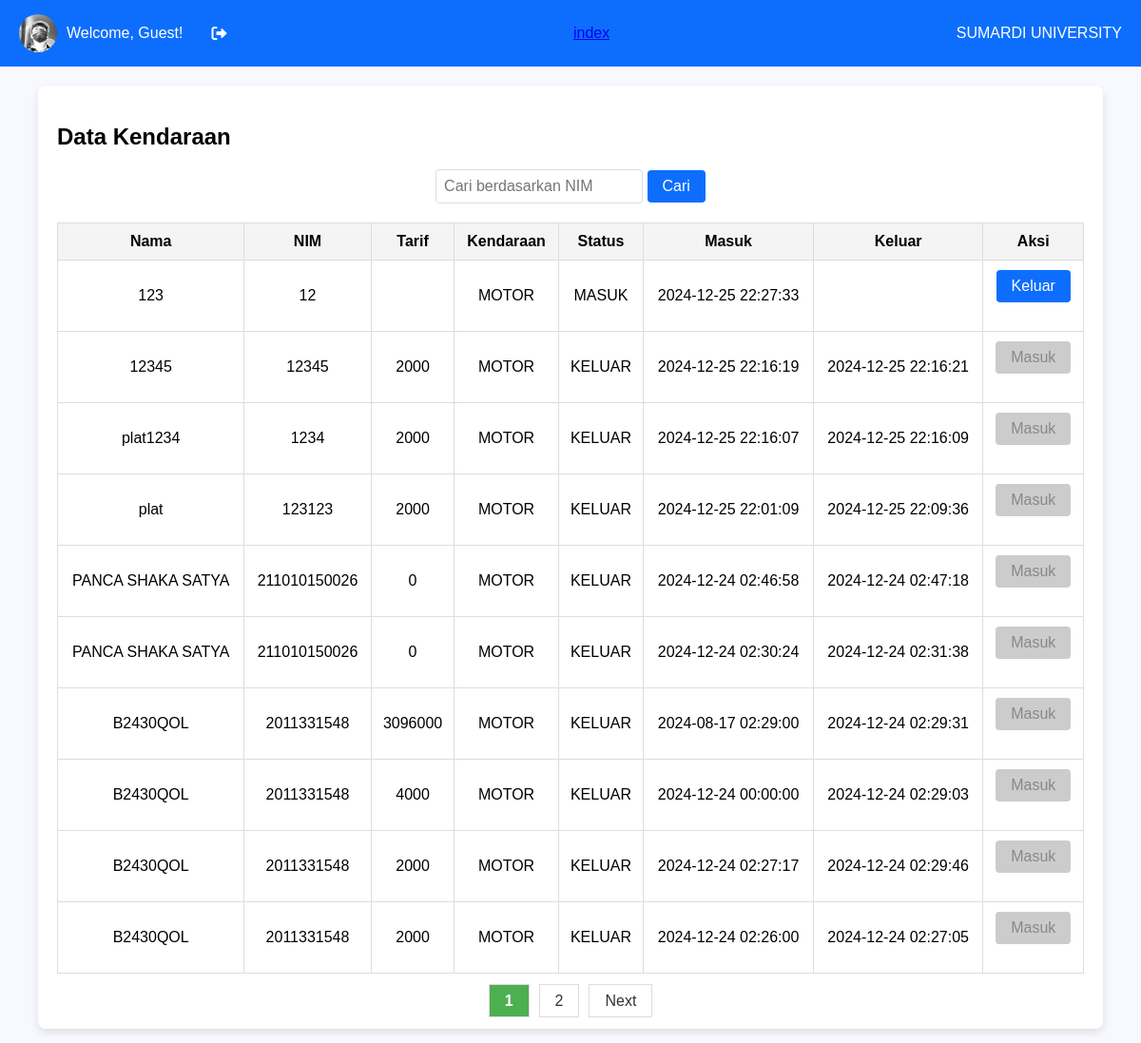
The app's page /data.php with its own data.
### tables this page shows
CREATE TABLE `rfid_logs` (
  `id` int(11) NOT NULL,
  `uid` varchar(50) NOT NULL,
  `scan_time` datetime DEFAULT current_timestamp(),
  `status` enum('KELUAR','MASUK','','') NOT NULL DEFAULT 'MASUK',
  `nim` int(20) NOT NULL,
  `plat` varchar(20) NOT NULL,
  `jenis_kendaraan` enum('MOTOR','MOBIL') NOT NULL,
  `waktu_masuk` datetime DEFAULT NULL,
  `waktu_keluar` datetime DEFAULT NULL,
  `tarif` int(11) DEFAULT NULL
);

CREATE TABLE `rfid_users` (
  `uid` varchar(20) NOT NULL,
  `nama` varchar(100) DEFAULT NULL,
  `nim` varchar(20) DEFAULT NULL
);

### data.php (the view, shortened to what this page needs)
<?php
$Username = isset($_SESSION['Username']) ? $_SESSION['Username'] : 'Guest';
$servername = "localhost";
$username = "root";
$password = "";
$dbname = "rfid_db";
$conn = new mysqli($servername, $username, $password, $dbname);
$search_nim = isset($_GET['search_nim']) ? trim($_GET['search_nim']) : '';
$records_per_page = 10;
$page = isset($_GET['page']) ? (int)$_GET['page'] : 1;
$start_from = ($page - 1) * $records_per_page;
$sql = "SELECT rfid_logs.id, rfid_users.nama, rfid_users.nim, rfid_logs.scan_time, rfid_logs.status,
        rfid_logs.nim as nimLog, rfid_logs.waktu_keluar, rfid_logs.plat, rfid_logs.jenis_kendaraan, rfid_logs.tarif, rfid_logs.waktu_masuk
        FROM rfid_logs
        LEFT JOIN rfid_users ON rfid_logs.uid = rfid_users.uid";
$sql .= " ORDER BY rfid_logs.id DESC LIMIT $start_from, $records_per_page";
$result = $conn->query($sql);
$sql_count = "SELECT COUNT(*) AS total FROM rfid_logs
              LEFT JOIN rfid_users ON rfid_logs.uid = rfid_users.uid";
$count_result = $conn->query($sql_count);
$count_row = $count_result->fetch_assoc();
$total_records = $count_row['total'];
$total_pages = ceil($total_records / $records_per_page);
?>
<!DOCTYPE html>
<html lang="en">
<head>
    <link rel="stylesheet" href="https://cdnjs.cloudflare.com/ajax/libs/font-awesome/6.0.0-beta3/css/all.min.css">
</head>
<body>
    <nav class="navbar-main">
        <div class="user-info">
            <img src="images/fotosaya.jpg" alt="User Photo">
            <div>Welcome, <?php echo htmlspecialchars($Username); ?>!</div>
            <i class="fas fa-sign-out-alt" title="Logout" onclick="window.location.href='logout.php';"></i>
        </div>
        <div>
            <a href="./index.php">index</a>
        </div>
        <div>SUMARDI UNIVERSITY</div>
    </nav>
    <div class="table-container">
        <h2>Data Kendaraan</h2>
        <form method="GET" action="">
            <input type="text" name="search_nim" placeholder="Cari berdasarkan NIM" value="<?php echo isset($_GET['search_nim']) ? htmlspecialchars($_GET['search_nim']) : ''; ?>">
            <button type="submit">Cari</button>
        </form>
        <table>
            <tr>
                <th>Nama</th>
                <th>NIM</th>
                <th>Tarif</th>
                <th>Kendaraan</th>
                <th>Status</th>
                <th>Masuk</th>
                <th>Keluar</th>
                <th>Aksi</th>
            </tr>
            <tbody>
                <?php if ($result->num_rows > 0): ?>
                    <?php while ($row = $result->fetch_assoc()): ?>
                        <tr>
                            <td><?php echo $row['nama'] ? $row['nama'] : $row['plat']; ?></td>
                            <td><?php echo $row['nim'] ? $row['nim'] : $row['nimLog']; ?></td>
                            <td><?php echo $row['tarif']; ?></td>
                            <td><?php echo $row['jenis_kendaraan']; ?></td>
                            <td><?php echo $row['status']; ?></td>
                            <td><?php echo $row['waktu_masuk'] ? $row['waktu_masuk'] : $row['scan_time']; ?></td>
                            <td><?php echo $row['waktu_keluar']; ?></td>
                            <td>
                                <form method="POST">
                                    <button type="submit" <?php echo (!empty($row['waktu_keluar'])) ? 'disabled' : ''; ?>>
                                        <?php echo ($row['status'] == "MASUK") ? "Keluar" : "Masuk"; ?>
                                    </button>
                                </form>
                            </td>
                        </tr>
                    <?php endwhile; ?>
                <?php else: ?>
                    <tr>
                        <td colspan="8">Tidak ada data</td>
                    </tr>
                <?php endif; ?>
            </tbody>
        </table>
        <div class="pagination">
            <?php
            for ($i = 1; $i <= $total_pages; $i++) {
                echo '<a href="?page=' . $i . '&search_nim=' . htmlspecialchars($search_nim) . '"';
                if ($i == $page) {
                    echo ' class="active"';
                }
                echo '>' . $i . '</a>';
            }
            if ($page < $total_pages) {
                echo '<a href="?page=' . ($page + 1) . '&search_nim=' . htmlspecialchars($search_nim) . '">Next</a>';
            }
            ?>
        </div>
    </div>
</body>
</html>

### data.php (style rules this page uses)
body { margin: 0; font-family: Arial, sans-serif; background-color: #F8F8FF; }
.navbar-main { display: flex; justify-content: space-between; align-items: center; background-color: #0d6efd; padding: 15px 20px; color: white; }
.navbar-main .user-info { display: flex; align-items: center; }
.navbar-main img { width: 40px; height: 40px; border-radius: 50%; margin-right: 10px; }
.navbar-main .user-info div { margin-right: 20px; }
.navbar-main .user-info i { margin-left: 10px; cursor: pointer; }
.table-container { margin: 20px auto; width: 90%; padding: 20px; background-color: #fff; border-radius: 8px; box-shadow: 0 4px 8px rgba(0, 0, 0, 0.1); }
.table-container table { width: 100%; border-collapse: collapse; }
.table-container th, .table-container td { border: 1px solid #ddd; padding: 10px; text-align: center; }
.table-container th { background-color: #f4f4f4; }
.pagination { text-align: center; margin-top: 20px; }
.pagination a { padding: 8px 16px; margin: 0 5px; text-decoration: none; border: 1px solid #ddd; color: #333; }
.pagination a.active { font-weight: bold; background-color: #4CAF50; color: white; }
form { margin-bottom: 20px; text-align: center; }
input[type="text"] { padding: 8px; width: 200px; font-size: 16px; border-radius: 4px; border: 1px solid #ddd; }
button { padding: 8px 16px; font-size: 16px; background-color: #0d6efd; color: white; border: none; border-radius: 4px; cursor: pointer; }
button:disabled { background-color: #cccccc; color: #888888; cursor: not-allowed; }

### records on screen
rfid_logs: plat "123", nim "12", jenis_kendaraan "MOTOR", status "MASUK", waktu_masuk "2024-12-25 22:27:33", shows "Keluar"
rfid_logs: plat "12345", nim "12345", tarif "2000", jenis_kendaraan "MOTOR", status "KELUAR", waktu_masuk "2024-12-25 22:16:19", waktu_keluar "2024-12-25 22:16:21", shows "Masuk"
rfid_logs: plat "plat1234", nim "1234", tarif "2000", jenis_kendaraan "MOTOR", status "KELUAR", waktu_masuk "2024-12-25 22:16:07", waktu_keluar "2024-12-25 22:16:09", shows "Masuk"
rfid_logs: plat "plat", nim "123123", tarif "2000", jenis_kendaraan "MOTOR", status "KELUAR", waktu_masuk "2024-12-25 22:01:09", waktu_keluar "2024-12-25 22:09:36", shows "Masuk"
rfid_logs: uid.nama "PANCA SHAKA SATYA", uid.nim "211010150026", tarif "0", jenis_kendaraan "MOTOR", status "KELUAR", scan_time "2024-12-24 02:46:58", waktu_keluar "2024-12-24 02:47:18", shows "Masuk"
rfid_logs: uid.nama "PANCA SHAKA SATYA", uid.nim "211010150026", tarif "0", jenis_kendaraan "MOTOR", status "KELUAR", scan_time "2024-12-24 02:30:24", waktu_keluar "2024-12-24 02:31:38", shows "Masuk"
rfid_logs: plat "B2430QOL", nim "2011331548", tarif "3096000", jenis_kendaraan "MOTOR", status "KELUAR", waktu_masuk "2024-08-17 02:29:00", waktu_keluar "2024-12-24 02:29:31", shows "Masuk"
rfid_logs: plat "B2430QOL", nim "2011331548", tarif "4000", jenis_kendaraan "MOTOR", status "KELUAR", waktu_masuk "2024-12-24 00:00:00", waktu_keluar "2024-12-24 02:29:03", shows "Masuk"
rfid_logs: plat "B2430QOL", nim "2011331548", tarif "2000", jenis_kendaraan "MOTOR", status "KELUAR", waktu_masuk "2024-12-24 02:27:17", waktu_keluar "2024-12-24 02:29:46", shows "Masuk"
rfid_logs: plat "B2430QOL", nim "2011331548", tarif "2000", jenis_kendaraan "MOTOR", status "KELUAR", waktu_masuk "2024-12-24 02:26:00", waktu_keluar "2024-12-24 02:27:05", shows "Masuk"

### other values on screen
$Username "Guest"
